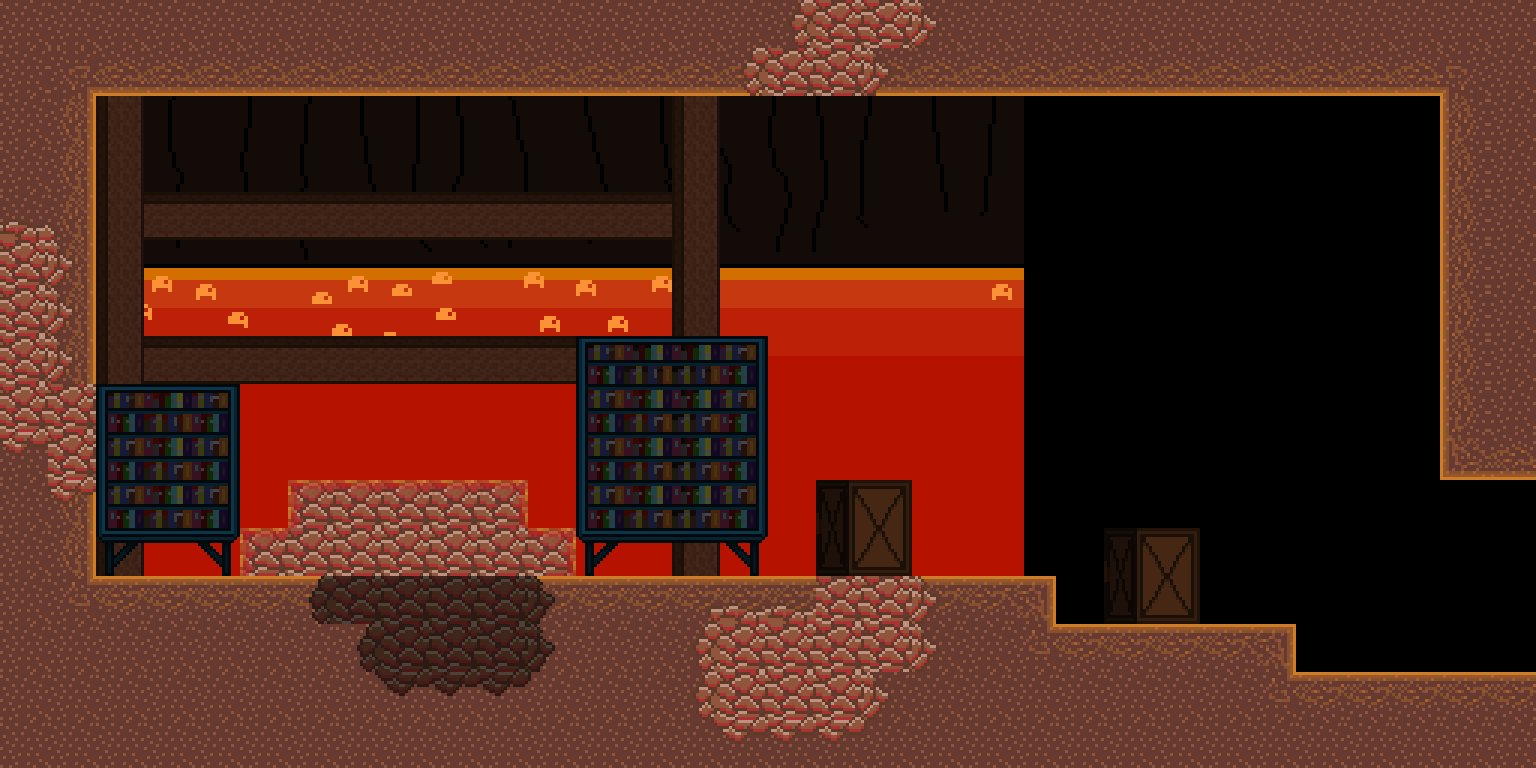

Rendered tile map (Tiled .tmx) drawn with the repository's tilesets; below, a short description and the map source with its tile grids summarised:
An orthogonal 32x16 tile map with 48x48 px tiles, 2 tile layers (back_tiles, front), 3 tilesets, 1 image layer and 12 objects (SpawnPoint, SpellUnlockFire, Portal).

<map version="1.10" tiledversion="1.11.0" orientation="orthogonal" renderorder="right-down" width="32" height="16" tilewidth="48" tileheight="48" infinite="0" nextlayerid="20" nextobjectid="97">
 <tileset firstgid="1" name="tileset01" tilewidth="48" tileheight="48" tilecount="176" columns="16">
  <image source="../tilesets/tileset01.png" width="768" height="528" />
 </tileset>
 <tileset firstgid="177" name="tileset02" tilewidth="48" tileheight="48" tilecount="121" columns="11">
  <image source="../tilesets/tileset02.png" width="528" height="528" />
 </tileset>
 <tileset firstgid="298" name="objects" tilewidth="48" tileheight="48" tilecount="64" columns="8">
  <image source="../tilesets/objects.png" width="384" height="384" />
 </tileset>
 <imagelayer id="17" name="Image Layer 1">
  <image source="../Backgrounds/fire_back.png" width="1024" height="576" />
  <properties>
   <property name="depth" type="int" value="3000" />
   <property name="parallax_x" type="float" value="0" />
   <property name="parallax_y" type="float" value="0" />
   <property name="repeat_y" type="bool" value="true" />
  </properties>
 </imagelayer>
 <imagelayer id="18" name="Image Layer 2">
  <image source="Backgrounds/fire_far.png" width="1024" height="576" />
  <properties>
   <property name="depth" type="int" value="2900" />
   <property name="parallax_x" type="float" value="0.2" />
   <property name="parallax_y" type="float" value="0.8" />
   <property name="repeat_y" type="bool" value="false" />
  </properties>
 </imagelayer>
 <imagelayer id="19" name="Image Layer 3">
  <image source="Backgrounds/fire_front.png" width="1024" height="576" />
  <properties>
   <property name="depth" type="int" value="2800" />
   <property name="parallax_x" type="float" value="0.3" />
   <property name="parallax_y" type="float" value="0.9" />
   <property name="repeat_y" type="bool" value="false" />
  </properties>
 </imagelayer>
 <layer id="11" name="back_tiles" width="32" height="16">
  <properties>
   <property name="depth" type="int" value="1000" />
   <property name="tileset" type="int" value="1" />
  </properties>
  <data>[512 cells, 269 non-empty, 14 distinct tile ids]</data>
 </layer>
 <layer id="12" name="front" width="32" height="16">
  <properties>
   <property name="depth" type="int" value="900" />
   <property name="tileset" type="int" value="1" />
  </properties>
  <data>[512 cells, 87 non-empty, 30 distinct tile ids]</data>
 </layer>
 <objectgroup color="#ffaa00" id="16" name="spawnpoints">
  <object id="35" type="SpawnPoint" x="1488" y="480" width="48" height="48">
   <properties>
    <property name="id" type="int" value="0" />
   </properties>
  </object>
 </objectgroup>
 <objectgroup id="14" name="objects">
  <object id="96" type="SpellUnlockFire" x="384" y="384" width="48" height="48" />
 </objectgroup>
 <objectgroup color="#0000ff" id="13" name="walls">
  <properties>
   <property name="isWallLayer" type="bool" value="true" />
  </properties>
  <object id="24" x="1440" y="0" width="192" height="480" />
  <object id="26" x="0" y="96" width="96" height="576" />
  <object id="43" x="528" y="528" width="48" height="48" />
  <object id="49" x="0" y="0" width="1440" height="96" />
  <object id="50" x="240" y="528" width="48" height="48" />
  <object id="52" x="0" y="672" width="1632" height="96" />
  <object id="53" x="288" y="480" width="240" height="96" />
  <object id="54" x="96" y="576" width="960" height="96" />
  <object id="55" x="1056" y="624" width="240" height="48" />
 </objectgroup>
 <objectgroup color="#00ff00" id="15" name="doors">
  <object id="19" type="Portal" x="1584" y="480" width="48" height="192">
   <properties>
    <property name="horizontal" type="bool" value="false" />
    <property name="id_point" type="int" value="1" />
    <property name="id_room" type="int" value="2" />
   </properties>
  </object>
 </objectgroup>
</map>
